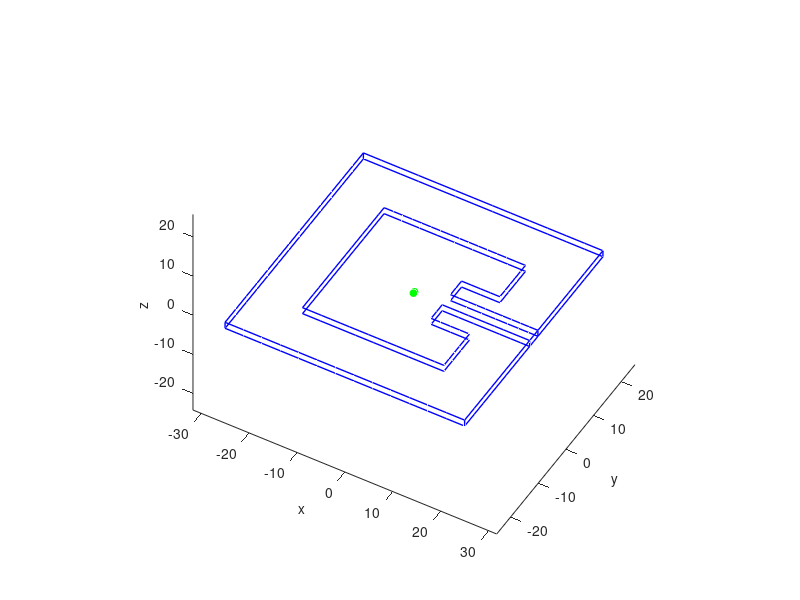

Write MATLAB code to recreate this figure.
close all; clear; clc;

data_0d = load("mesh/mesh_0d.txt");
data_1d = load("mesh/mesh_1d.txt");
data_2d = load("mesh/mesh_2d.txt");
data_3d = load("mesh/mesh_3d.txt");

[N_0d, ~] = size(data_0d);
[N_1d, ~] = size(data_1d);
[N_2d, ~] = size(data_2d);
[N_3d, ~] = size(data_3d);
% 
figure()
hold on
for i=1:4:N_3d
    plot3([data_3d(i, 1) data_3d(i+1, 1) data_3d(i+2, 1) data_3d(i+3, 1)],...
          [data_3d(i, 2) data_3d(i+1, 2) data_3d(i+2, 2) data_3d(i+3, 2)],...
          [data_3d(i, 3) data_3d(i+1, 3) data_3d(i+2, 3) data_3d(i+3, 3)],...
          "-r", "LineWidth", 1)
end
for i=1:3:N_2d
    plot3([data_2d(i, 1) data_2d(i+1, 1) data_2d(i+2, 1)],...
          [data_2d(i, 2) data_2d(i+1, 2) data_2d(i+2, 2)],...
          [data_2d(i, 3) data_2d(i+1, 3) data_2d(i+2, 3)],...
          "-k", "LineWidth", 1)
end
for i=1:2:N_1d
    plot3([data_1d(i, 1) data_1d(i+1, 1)],...
          [data_1d(i, 2) data_1d(i+1, 2)],...
          [data_1d(i, 3) data_1d(i+1, 3)],...
          "-b", "LineWidth", 1)
end
for i=1:1:N_0d
    plot3([data_0d(i, 1)],...
          [data_0d(i, 2)],...
          [data_0d(i, 3)],...
          "og", "MarkerSize", 5, "MarkerFaceColor", "g")
end
hold off
FontSize = 10;
xlabel("x", "FontSize", FontSize)
ylabel("y", "FontSize", FontSize)
zlabel("z", "FontSize", FontSize)
axis equal
view([30 45])
